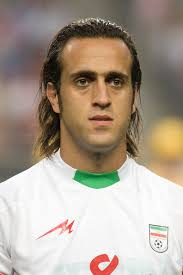
#> input picture cv-lav-session-09/karimi.jpg, 183 x 275 px
$ python create_pyramid.py
#> lines starting #> are read from the running program, lines starting #| are printed output that depends on the picture; after the words box and inside, x2 and y2 are one past the last pixel; in counts of white or black regions, pixels touching at a corner belong together
import numpy as np
import cv2

I = cv2.imread('karimi.jpg')
#> I is the input picture: shape (275, 183, 3); mean B, G, R 144.4, 158.4, 171.7
m,n,_ = I.shape
#> m = 275; n = 183

P1 = np.array([[0,0], [0, m-1], [n-1,0], [n-1,m-1]])
#> P1 = [[0, 0], [0, 274], [182, 0], [182, 274]]

psize = 7 # size of the pyramid (no. of levels)

# building the pyramid

J = np.ones((600,500,3), dtype=np.uint8)*255
m2,n2,_ = J.shape

v  = np.array([(n2/2,0)])
P2 = np.array([(0,4*m2/5),
               (5*n2/6,m2),
               (3*n2/12,7*m2/12),
               (n2,8*m2/12)])

cv2.line(I, (0,0), (0,m-1), (1,1,1),4)
cv2.line(I, (0,0), (n-1,0), (1,1,1),4)
cv2.line(I, (n-1,m-1), (0,m-1), (1,1,1),4)
cv2.line(I, (n-1,m-1), (n-1,0), (1,1,1),4)
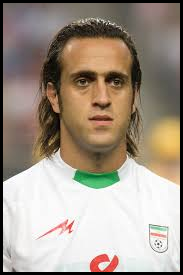
#> I: shape (275, 183, 3); mean B, G, R 136.5, 150, 162.6

for i in range(4):
    cv2.line(J, (v[0,0],v[0,1]), (P2[i,0],P2[i,1]), (0,0,0),2)

p21 = P2[1].copy()

for i in range(psize):
    H, status = cv2.findHomography(P1, P2)

    K = cv2.warpPerspective(I, H, (J.shape[1],J.shape[0]))

    msk = K.max(axis=2) != 0

    J[msk,:] = K[msk,:]

    cv2.line(J, (v[0,0],v[0,1]), (p21[0],p21[1]), (0,0,0),2)

    cv2.imshow('',J)
    cv2.waitKey()

    P2 = (P2 + v)/2
#> this loop made 7 passes
#> pass 1, `K = cv2.warpPerspective(I, H, (J.shape[1],J.shape[0]))`:
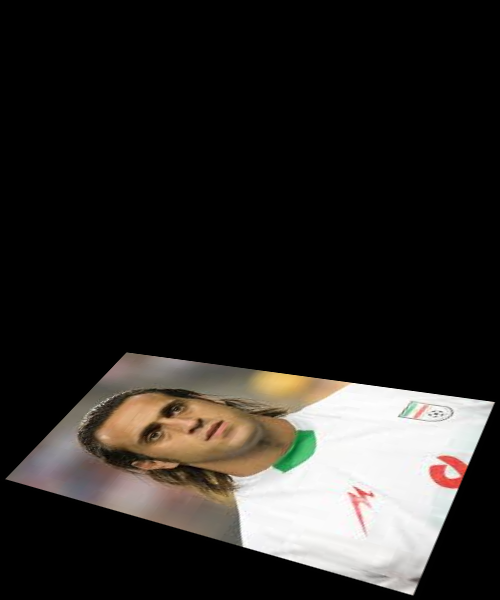
#> K: shape (600, 500, 3); mean B, G, R 37.7, 40.6, 43.3
#> pass 1, `msk = K.max(axis=2) != 0`:
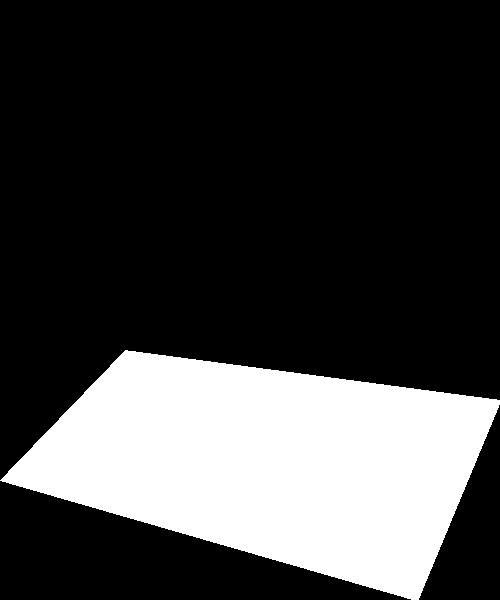
#> msk: shape (600, 500) bool; 25% white; 1 white region, box (x1, y1, x2, y2) and area: (0, 350, 500, 600) 74908
#> pass 1, `cv2.imshow('',J)`:
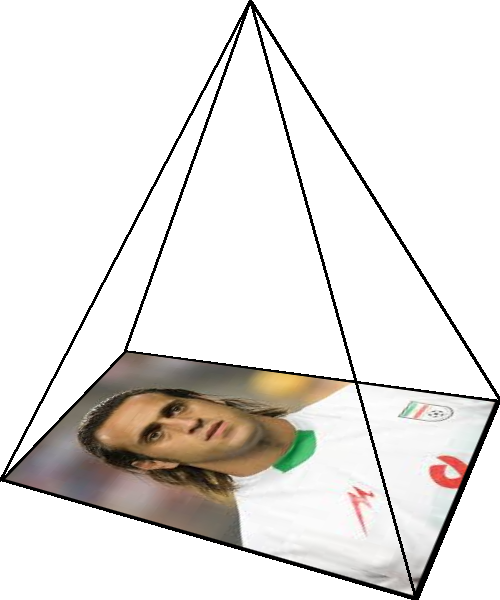
#> window '': shape (600, 500, 3); mean B, G, R 224.2, 227.1, 229.8
#> pass 2, `K = cv2.warpPerspective(I, H, (J.shape[1],J.shape[0]))`:
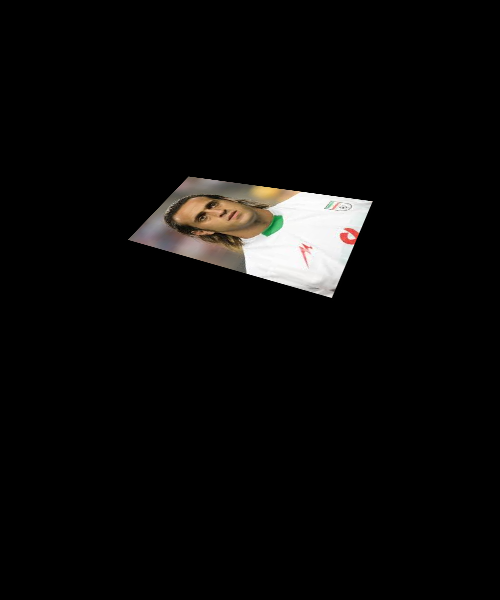
#> K: shape (600, 500, 3); mean B, G, R 9.4, 10.1, 10.8
#> after the loop:
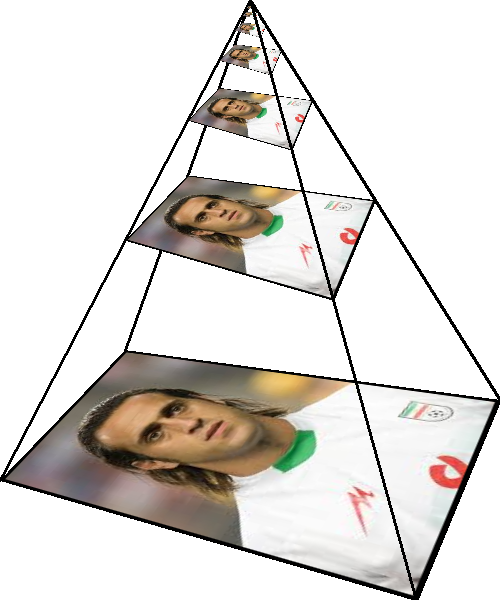
#> J: shape (600, 500, 3); mean B, G, R 216, 219.8, 223.4
#> after the loop, P2 = [[248, 3.75], [251.3, 4.69], [249, 2.73], [252, 3.12]]
